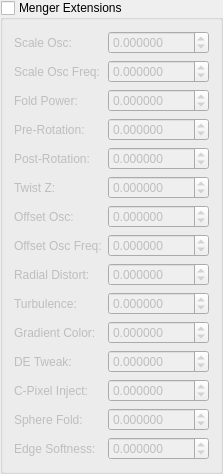
   <widget class="MyGroupBox" name="groupCheck_menger_extensions">
    <property name="title">
     <string>Menger Extensions</string>
    </property>
    <property name="checkable">
     <bool>true</bool>
    </property>
    <property name="checked">
     <bool>false</bool>
    </property>
    <layout class="QGridLayout">
     <item row="0" column="0">
      <widget class="QLabel">
       <property name="text"><string>Scale Osc:</string></property>
      </widget>
     </item>
     <item row="0" column="1">
      <widget class="MyDoubleSpinBox" name="spinboxd_transf_mg_scale_osc">
       <property name="decimals"><number>6</number></property>
       <property name="minimum"><double>-1000.000000</double></property>
       <property name="maximum"><double>1000.000000</double></property>
       <property name="singleStep"><double>0.1</double></property>
      </widget>
     </item>
     <item row="1" column="0">
      <widget class="QLabel">
       <property name="text"><string>Scale Osc Freq:</string></property>
      </widget>
     </item>
     <item row="1" column="1">
      <widget class="MyDoubleSpinBox" name="spinboxd_transf_mg_scale_osc_freq">
       <property name="decimals"><number>6</number></property>
       <property name="minimum"><double>-1000.000000</double></property>
       <property name="maximum"><double>1000.000000</double></property>
       <property name="singleStep"><double>0.1</double></property>
      </widget>
     </item>
     <item row="2" column="0">
      <widget class="QLabel">
       <property name="text"><string>Fold Power:</string></property>
      </widget>
     </item>
     <item row="2" column="1">
      <widget class="MyDoubleSpinBox" name="spinboxd_transf_mg_fold_power">
       <property name="decimals"><number>6</number></property>
       <property name="minimum"><double>-1000.000000</double></property>
       <property name="maximum"><double>1000.000000</double></property>
       <property name="singleStep"><double>0.1</double></property>
      </widget>
     </item>
     <item row="3" column="0">
      <widget class="QLabel">
       <property name="text"><string>Pre-Rotation:</string></property>
      </widget>
     </item>
     <item row="3" column="1">
      <widget class="MyDoubleSpinBox" name="spinboxd_transf_mg_pre_rot_angle">
       <property name="decimals"><number>6</number></property>
       <property name="minimum"><double>-1000.000000</double></property>
       <property name="maximum"><double>1000.000000</double></property>
       <property name="singleStep"><double>0.1</double></property>
      </widget>
     </item>
     <item row="4" column="0">
      <widget class="QLabel">
       <property name="text"><string>Post-Rotation:</string></property>
      </widget>
     </item>
     <item row="4" column="1">
      <widget class="MyDoubleSpinBox" name="spinboxd_transf_mg_post_rot_angle">
       <property name="decimals"><number>6</number></property>
       <property name="minimum"><double>-1000.000000</double></property>
       <property name="maximum"><double>1000.000000</double></property>
       <property name="singleStep"><double>0.1</double></property>
      </widget>
     </item>
     <item row="5" column="0">
      <widget class="QLabel">
       <property name="text"><string>Twist Z:</string></property>
      </widget>
     </item>
     <item row="5" column="1">
      <widget class="MyDoubleSpinBox" name="spinboxd_transf_mg_twist_z">
       <property name="decimals"><number>6</number></property>
       <property name="minimum"><double>-1000.000000</double></property>
       <property name="maximum"><double>1000.000000</double></property>
       <property name="singleStep"><double>0.1</double></property>
      </widget>
     </item>
     <item row="6" column="0">
      <widget class="QLabel">
       <property name="text"><string>Offset Osc:</string></property>
      </widget>
     </item>
     <item row="6" column="1">
      <widget class="MyDoubleSpinBox" name="spinboxd_transf_mg_offset_osc">
       <property name="decimals"><number>6</number></property>
       <property name="minimum"><double>-1000.000000</double></property>
       <property name="maximum"><double>1000.000000</double></property>
       <property name="singleStep"><double>0.1</double></property>
      </widget>
     </item>
     <item row="7" column="0">
      <widget class="QLabel">
       <property name="text"><string>Offset Osc Freq:</string></property>
      </widget>
     </item>
     <item row="7" column="1">
      <widget class="MyDoubleSpinBox" name="spinboxd_transf_mg_offset_osc_freq">
       <property name="decimals"><number>6</number></property>
       <property name="minimum"><double>-1000.000000</double></property>
       <property name="maximum"><double>1000.000000</double></property>
       <property name="singleStep"><double>0.1</double></property>
      </widget>
     </item>
     <item row="8" column="0">
      <widget class="QLabel">
       <property name="text"><string>Radial Distort:</string></property>
      </widget>
     </item>
     <item row="8" column="1">
      <widget class="MyDoubleSpinBox" name="spinboxd_transf_mg_radial_distort">
       <property name="decimals"><number>6</number></property>
       <property name="minimum"><double>-1000.000000</double></property>
       <property name="maximum"><double>1000.000000</double></property>
       <property name="singleStep"><double>0.1</double></property>
      </widget>
     </item>
     <item row="9" column="0">
      <widget class="QLabel">
       <property name="text"><string>Turbulence:</string></property>
      </widget>
     </item>
     <item row="9" column="1">
      <widget class="MyDoubleSpinBox" name="spinboxd_transf_mg_turbulence">
       <property name="decimals"><number>6</number></property>
       <property name="minimum"><double>-1000.000000</double></property>
       <property name="maximum"><double>1000.000000</double></property>
       <property name="singleStep"><double>0.1</double></property>
      </widget>
     </item>
     <item row="10" column="0">
      <widget class="QLabel">
       <property name="text"><string>Gradient Color:</string></property>
      </widget>
     </item>
     <item row="10" column="1">
      <widget class="MyDoubleSpinBox" name="spinboxd_transf_mg_gradient_color">
       <property name="decimals"><number>6</number></property>
       <property name="minimum"><double>-1000.000000</double></property>
       <property name="maximum"><double>1000.000000</double></property>
       <property name="singleStep"><double>0.1</double></property>
      </widget>
     </item>
     <item row="11" column="0">
      <widget class="QLabel">
       <property name="text"><string>DE Tweak:</string></property>
      </widget>
     </item>
     <item row="11" column="1">
      <widget class="MyDoubleSpinBox" name="spinboxd_transf_mg_de_tweak">
       <property name="decimals"><number>6</number></property>
       <property name="minimum"><double>-1000.000000</double></property>
       <property name="maximum"><double>1000.000000</double></property>
       <property name="singleStep"><double>0.1</double></property>
      </widget>
     </item>
     <item row="12" column="0">
      <widget class="QLabel">
       <property name="text"><string>C-Pixel Inject:</string></property>
      </widget>
     </item>
     <item row="12" column="1">
      <widget class="MyDoubleSpinBox" name="spinboxd_transf_mg_cpixel_inject">
       <property name="decimals"><number>6</number></property>
       <property name="minimum"><double>-1000.000000</double></property>
       <property name="maximum"><double>1000.000000</double></property>
       <property name="singleStep"><double>0.1</double></property>
      </widget>
     </item>
     <item row="13" column="0">
      <widget class="QLabel">
       <property name="text"><string>Sphere Fold:</string></property>
      </widget>
     </item>
     <item row="13" column="1">
      <widget class="MyDoubleSpinBox" name="spinboxd_transf_mg_sphere_fold">
       <property name="decimals"><number>6</number></property>
       <property name="minimum"><double>-1000.000000</double></property>
       <property name="maximum"><double>1000.000000</double></property>
       <property name="singleStep"><double>0.1</double></property>
      </widget>
     </item>
     <item row="14" column="0">
      <widget class="QLabel">
       <property name="text"><string>Edge Softness:</string></property>
      </widget>
     </item>
     <item row="14" column="1">
      <widget class="MyDoubleSpinBox" name="spinboxd_transf_mg_edge_softness">
       <property name="decimals"><number>6</number></property>
       <property name="minimum"><double>-1000.000000</double></property>
       <property name="maximum"><double>1000.000000</double></property>
       <property name="singleStep"><double>0.1</double></property>
      </widget>
     </item>
    </layout>
   </widget>
